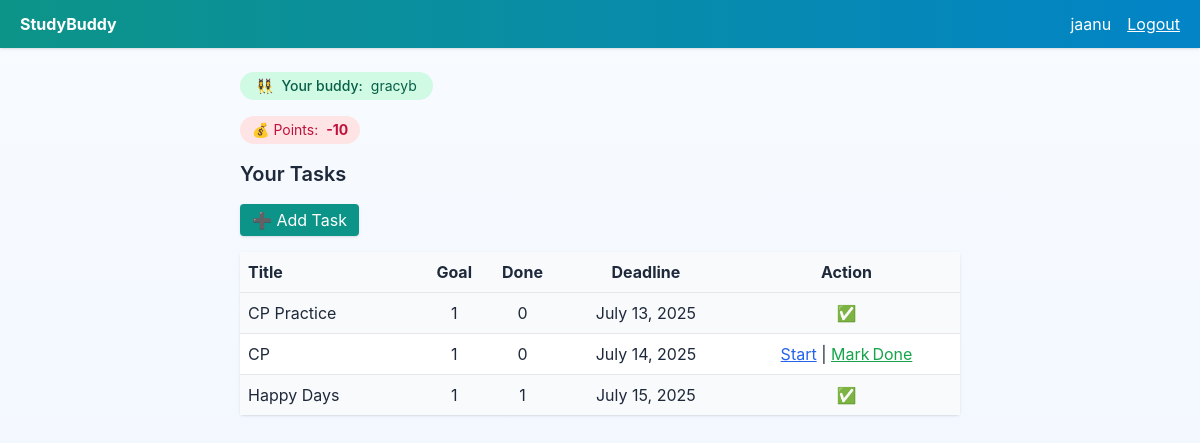
The app's page / (signed in) with its own data.
### checkins/models.py (models this page shows, shortened)
class Task(models.Model):
    owner = models.ForeignKey(User, on_delete=models.CASCADE)
    title = models.CharField(max_length=120)
    deadline = models.DateField()
    pomodoro_goal = models.PositiveIntegerField(default=1)
    pomodoro_done = models.PositiveIntegerField(default=0)
    completed = models.BooleanField(default=False)

### checkins/views.py (the view)
# urls.py: path('', views.dashboard, name='home'),
@login_required
def dashboard(request):
    tasks = Task.objects.filter(owner=request.user).order_by('deadline')
    buddy_row = Buddy.objects.filter(
        Q(user=request.user) | Q(buddy=request.user)
    ).select_related('user', 'buddy').first()
    credit = RewardLedger.objects.filter(creditor=request.user).aggregate(Sum('points'))['points__sum'] or 0
    debit  = RewardLedger.objects.filter(debtor=request.user).aggregate(Sum('points'))['points__sum']  or 0
    net_points = credit - debit
    buddy_user = None
    if buddy_row:
        buddy_user = buddy_row.buddy if buddy_row.user == request.user else buddy_row.user
    return render(
        request,
        'checkins/dashboard.html',
        {'tasks': tasks, 'buddy_user': buddy_user,'net_points': net_points,}
    )

### checkins/templates/checkins/dashboard.html (shortened to what this page needs)
{% extends 'checkins/base.html' %}
{% block content %}
{% if buddy_user %}
<p class="mb-4">
    <span class="inline-flex items-center gap-2 bg-emerald-100 text-emerald-800 px-4 py-1 rounded-full text-sm">
      👯‍♀️ <span class="font-medium">Your buddy:</span> {{ buddy_user.username }}
    </span>
  </p>
<p class="mb-4">
    <span class="inline-flex items-center gap-2 px-3 py-1 rounded-full text-sm
                 {% if net_points >= 0 %}
                   bg-amber-100 text-amber-800
                 {% else %}
                   bg-rose-100 text-rose-700
                 {% endif %}">
      💰 Points: <strong>{{ net_points }}</strong>
    </span>
  </p>
{% else %}
  <p class="mb-4">
    You don’t have a study buddy yet.
    <a href="{% url 'invite_buddy' %}" class="underline text-blue-600">Invite one</a>
  </p>
{% endif %}
<h2 class="text-xl font-semibold mb-4">Your Tasks</h2>
<a href="{% url 'add_task' %}"
   class="inline-block bg-teal-600 text-white px-3 py-1 rounded shadow hover:shadow-lg transition">
  ➕ Add Task
</a>
<table class="mt-4 w-full bg-white shadow rounded">
  <thead class="bg-gray-100 font-semibold text-left">
    <tr>
      <th class="p-2">Title</th>
      <th class="text-center">Goal</th>
      <th class="text-center">Done</th>
      <th class="text-center">Deadline</th>
      <th class="text-center">Action</th>
    </tr>
  </thead>
  <tbody>
  {% for t in tasks %}
  <tr class="border-t odd:bg-gray-50 hover:bg-sky-50 {% if t.completed %}bg-green-50{% endif %}">
      <td class="p-2">{{ t.title }}</td>
      <td class="text-center">{{ t.pomodoro_goal }}</td>
      <td class="text-center">{{ t.pomodoro_done }}</td>
      <td class="text-center">{{ t.deadline }}</td>
      <td class="text-center">
        {% if not t.completed %}
          <a href="{% url 'start_pomodoro' t.id %}"
             class="text-blue-600 underline">Start</a>
          |
          <a href="{% url 'complete_task' t.id %}"
             class="text-green-600 underline">Mark Done</a>
        {% else %}
          ✅
        {% endif %}
      </td>
    </tr>
  {% empty %}
    <tr><td colspan="5" class="p-3">No tasks yet.</td></tr>
  {% endfor %}
  </tbody>
</table>
{% endblock %}

### checkins/templates/checkins/base.html (shortened to what this page needs)
{% load static %}
<!DOCTYPE html>
<html lang="en">
<head>
  <script src="https://cdn.tailwindcss.com"></script>
  <link rel="stylesheet" href="{% static 'css/style.css' %}">
</head>
<body class="studybuddy">
  <nav class="bg-gradient-to-r from-teal-600 to-sky-600 text-white px-5 py-3 flex justify-between shadow">
    <span class="font-bold">StudyBuddy</span>
    {% if user.is_authenticated %}
      <div class="flex items-center gap-4">
        <span>{{ user.username }}</span>
        <form action="{% url 'logout' %}" method="post">
          <button class="underline hover:opacity-80">Logout</button>
        </form>
      </div>
    {% endif %}
  </nav>
  <main class="p-6 max-w-3xl mx-auto fade">
    {% block content %}{% endblock %}
  </main>
</body>

### static/css/style.css (style rules this page uses)
.studybuddy { --sb-teal: #14b8a6; --sb-sky: #0ea5e9; --sb-rose: #f43f5e; --sb-amber:#f59e0b; --sb-bg1: #f8fbff; --sb-bg2: #eef6ff; background: linear-gradient(180deg, var(--sb-bg1) 0%, var(--sb-bg2) 100%); min-height: 100vh; font-family: 'Inter', system-ui, -apple-system, BlinkMacSystemFont, sans-serif; color: #1e293b; }
.studybuddy table tr:nth-child(odd) { background: #f9fafb; }
.studybuddy .fade { animation: fadeInUp 0.35s ease both; }

### records on screen
Task: title "CP Practice", pomodoro_goal "1", pomodoro_done "0", deadline "July 13, 2025"
Task: title "CP", pomodoro_goal "1", pomodoro_done "0", deadline "July 14, 2025", completed "Start"
Task: title "Happy Days", pomodoro_goal "1", pomodoro_done "1", deadline "July 15, 2025"

### other values on screen
{{ user.username }} "jaanu"
{{ buddy_user.username }} "gracyb"
{{ net_points }} "-10"
